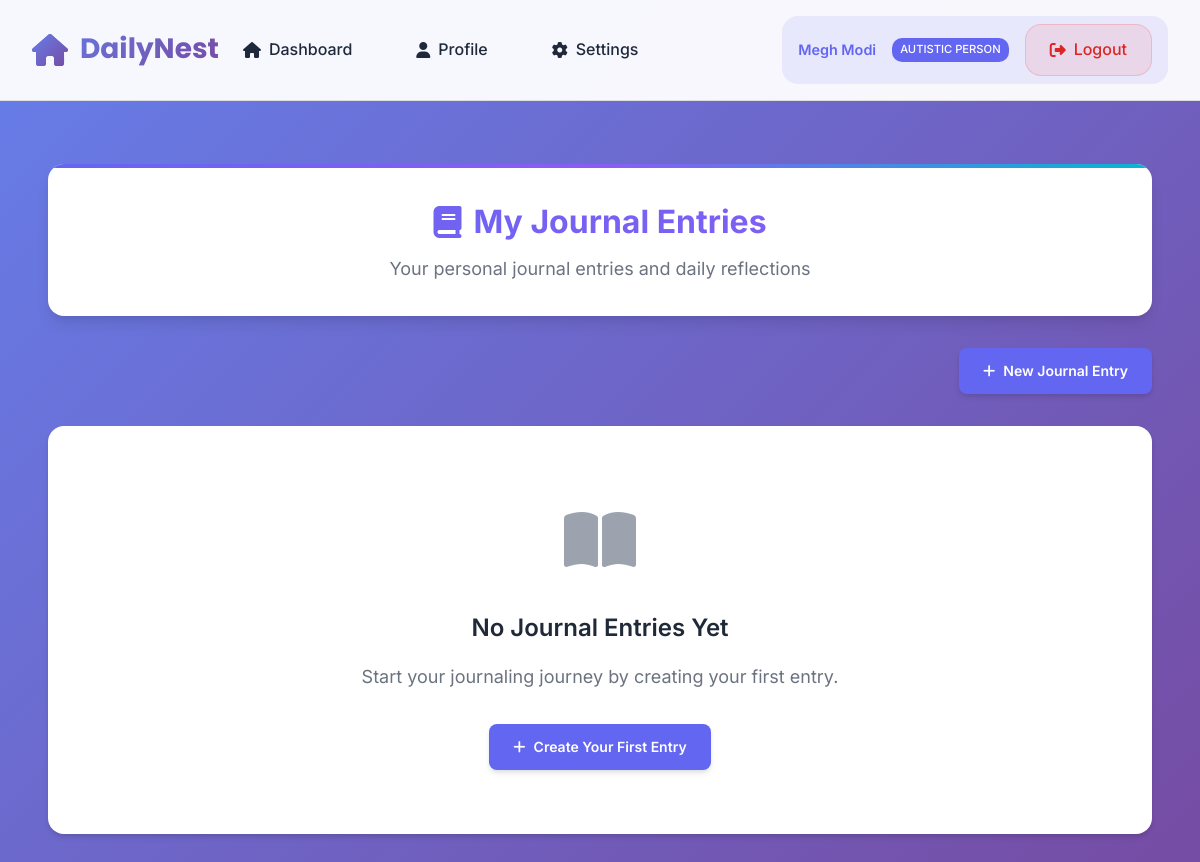
The page /journal/list/ (signed in) on the database as committed earlier.
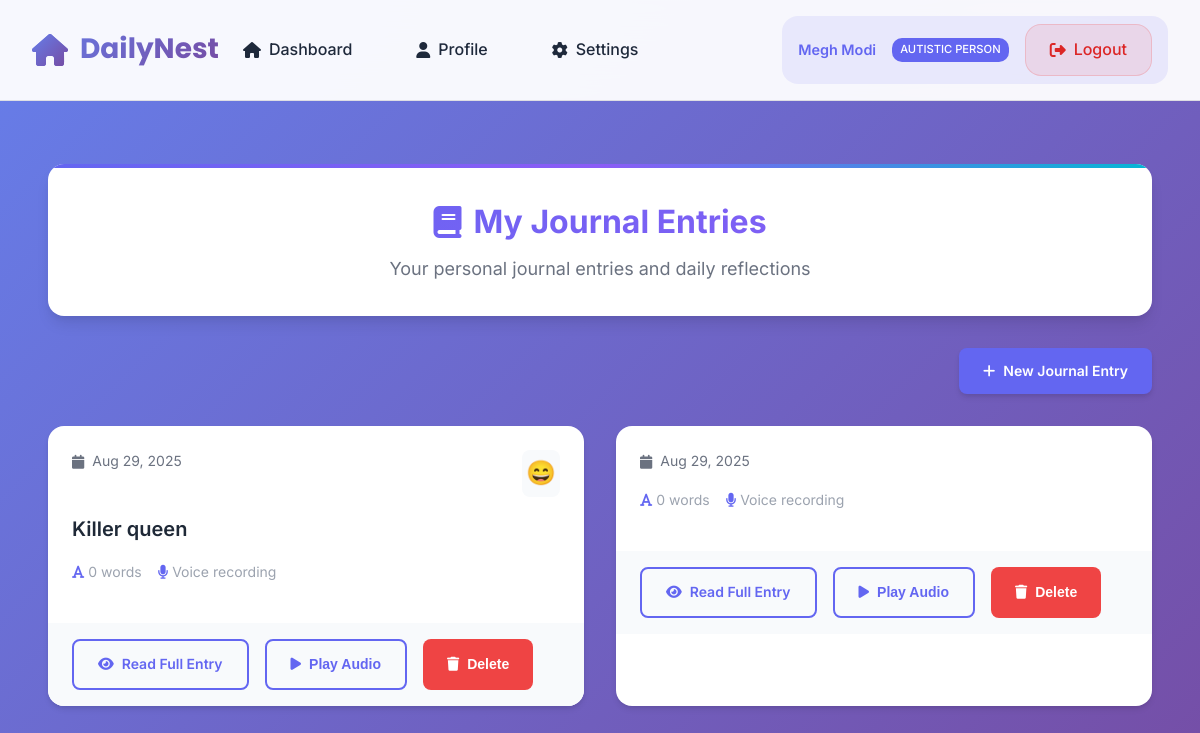
The same page on the database as committed later.
### DailyNest/models.py (models this page shows, shortened)
class CustomUser(AbstractUser):
    ROLE_CHOICES = [
        ('admin', 'Admin'),
        ('autistic_person', 'Autistic Person'),
    ]
    name = models.CharField(max_length=150, help_text="Full name of the user")
    email = models.EmailField(unique=True, help_text="Email address for login")
    role = models.CharField(max_length=20, choices=ROLE_CHOICES, default='autistic_person')
    created_at = models.DateTimeField(auto_now_add=True)
    caregiver_pin = models.CharField(max_length=128, blank=True, null=True, help_text="6-digit PIN for caregiver mode access")
    caregiver_mode_enabled = models.BooleanField(default=False, help_text="Whether caregiver mode is set up")
    phone = models.CharField(max_length=20, blank=True, null=True, help_text="Phone number")
    date_of_birth = models.DateField(blank=True, null=True, help_text="Date of birth")
    address = models.TextField(blank=True, null=True, help_text="Home address")
    emergency_contact = models.CharField(max_length=150, blank=True, null=True, help_text="Emergency contact name")
    emergency_phone = models.CharField(max_length=20, blank=True, null=True, help_text="Emergency contact phone")
    bio = models.TextField(blank=True, null=True, help_text="Personal bio or notes")
    profile_picture = models.ImageField(upload_to='profile_pics/', blank=True, null=True, help_text="Profile picture")
    USERNAME_FIELD = 'email'
    REQUIRED_FIELDS = ['username', 'name']

class JournalEntry(models.Model):
    MOOD_CHOICES = [
        (1, 'Very Sad'),
        (2, 'Sad'),
        (3, 'Neutral'),
        (4, 'Happy'),
        (5, 'Very Happy'),
    ]
    user = models.ForeignKey(
        CustomUser,
        on_delete=models.CASCADE,
        related_name='journal_entries',
        limit_choices_to={'role': 'autistic_person'}
    )
    title = models.CharField(max_length=200, null=True, blank=True, help_text="Optional title for the journal entry")
    content = models.TextField(null=True, blank=True, help_text="Transcribed content from voice recording")
    audio_file = models.FileField(upload_to='journal_audio/', null=True, blank=True, help_text="Original voice recording")
    transcription_confidence = models.FloatField(null=True, blank=True, help_text="Confidence score from Whisper transcription")
    mood_rating = models.IntegerField(choices=MOOD_CHOICES, null=True, blank=True, help_text="Self-reported mood rating")
    word_count = models.IntegerField(default=0, help_text="Number of words in the entry")
    is_private = models.BooleanField(default=False, help_text="Hide from caregivers if true")
    created_at = models.DateTimeField(auto_now_add=True)
    updated_at = models.DateTimeField(auto_now=True)
    class Meta:
        ordering = ['-created_at']
        verbose_name = 'Journal Entry'
        verbose_name_plural = 'Journal Entries'

### DailyNest/views.py (the view)
# urls.py: path('journal/list/', views.journal_list, name='journal_list'),
@login_required
def journal_list(request):
    if request.user.role == 'caregiver':
        caregiver_relationships = CaregiverRelationship.objects.filter(caregiver=request.user)
        autistic_users = [rel.autistic_person for rel in caregiver_relationships]
        journal_entries = JournalEntry.objects.filter(
            user__in=autistic_users,
            is_private=False
        ).order_by('-created_at')
    else:
        journal_entries = JournalEntry.objects.filter(user=request.user).order_by('-created_at')
    return render(request, 'journal/journal_list.html', {
        'journal_entries': journal_entries,
        'is_caregiver': request.user.role == 'caregiver'
    })

### DailyNest/templates/journal/journal_list.html (shortened to what this page needs)
{% extends 'base.html' %}
{% block content %}
<div class="journal-list-container">
    <div class="journal-header">
        <h1><i class="fas fa-book"></i>
            {% if is_caregiver %}
                Journal Entries from Your Autistic Persons
            {% else %}
                My Journal Entries
            {% endif %}
        </h1>
        <p>
            {% if is_caregiver %}
                View and track the daily reflections and thoughts shared by your autistic persons
            {% else %}
                Your personal journal entries and daily reflections
            {% endif %}
        </p>
    </div>
    {% if not is_caregiver %}
        <div class="action-bar">
            <a href="{% url 'daily_journal' %}" class="btn btn-primary">
                <i class="fas fa-plus"></i>
                <span>New Journal Entry</span>
            </a>
        </div>
    {% endif %}
    {% if journal_entries %}
        <div class="journal-grid">
            {% for entry in journal_entries %}
                <div class="journal-card">
                    <div class="journal-card-header">
                        <div class="journal-meta">
                            <div class="author-info">
                                <div class="entry-date">
                                    <i class="fas fa-calendar"></i>
                                    {{ entry.created_at|date:"M d, Y" }}
                                </div>
                            </div>
                            {% if entry.mood_rating %}
                                <div class="mood-indicator mood-{{ entry.mood_rating }}">
                                    {% if entry.mood_rating == 1 %}😢
                                    {% elif entry.mood_rating == 2 %}😔
                                    {% elif entry.mood_rating == 3 %}😐
                                    {% elif entry.mood_rating == 4 %}😊
                                    {% elif entry.mood_rating == 5 %}😄
                                    {% endif %}
                                </div>
                            {% endif %}
                        </div>
                    </div>
                    <div class="journal-card-body">
                        {% if entry.title %}
                            <h3 class="journal-title">{{ entry.title }}</h3>
                        {% endif %}
                        <div class="journal-stats">
                            <div class="stat">
                                <i class="fas fa-font"></i>
                                <span>{{ entry.word_count }} words</span>
                            </div>
                            {% if entry.audio_file %}
                                <div class="stat">
                                    <i class="fas fa-microphone"></i>
                                    <span>Voice recording</span>
                                </div>
                            {% endif %}
                        </div>
                    </div>
                    <div class="journal-card-footer">
                        <a href="{% url 'journal_detail' entry.id %}" class="btn btn-outline">
                            <i class="fas fa-eye"></i>
                            <span>Read Full Entry</span>
                        </a>
                        {% if entry.audio_file %}
                            <button class="btn btn-outline play-audio" data-audio-url="{{ entry.audio_file.url }}">
                                <i class="fas fa-play"></i>
                                <span>Play Audio</span>
                            </button>
                        {% endif %}
                        {% if not is_caregiver %}
                            <button class="btn btn-danger delete-entry" data-journal-id="{{ entry.id }}">
                                <i class="fas fa-trash"></i>
                                <span>Delete</span>
                            </button>
                        {% endif %}
                    </div>
                </div>
            {% endfor %}
        </div>
    {% else %}
        <div class="empty-state">
            <div class="empty-icon">
                <i class="fas fa-book-open"></i>
            </div>
            <h3>No Journal Entries Yet</h3>
            <p>
                {% if is_caregiver %}
                    No journal entries have been shared by your autistic persons yet.
                {% else %}
                    Start your journaling journey by creating your first entry.
                {% endif %}
            </p>
            {% if not is_caregiver %}
                <a href="{% url 'daily_journal' %}" class="btn btn-primary">
                    <i class="fas fa-plus"></i>
                    <span>Create Your First Entry</span>
                </a>
            {% endif %}
        </div>
    {% endif %}
</div>
{% endblock %}

### DailyNest/templates/base.html (shortened to what this page needs)
{% load static %}
<!DOCTYPE html>
<html lang="en">
<head>
    <link rel="stylesheet" href="https://cdnjs.cloudflare.com/ajax/libs/font-awesome/6.4.0/css/all.min.css">
</head>
<body data-theme="light" data-font-size="medium" data-reduce-animations="false">
    <nav class="navbar">
        <a href="/" class="navbar-brand">
            <i class="fas fa-home"></i>
            DailyNest
        </a>
        <div class="navbar-links">
            {% if user.is_authenticated %}
                <a href="/" class="nav-link">
                    <i class="fas fa-home"></i>
                    <span>Dashboard</span>
                </a>
                <a href="{% url 'profile' %}" class="nav-link">
                    <i class="fas fa-user"></i>
                    <span>Profile</span>
                </a>
                <a href="{% url 'emotion_settings' %}" class="nav-link">
                    <i class="fas fa-cog"></i>
                    <span>Settings</span>
                </a>
                <div class="user-menu">
                    <span class="user-greeting">{{ user.name }}</span>
                    <div class="user-role-badge">{{ user.get_role_display }}</div>
                    <a href="{% url 'logout' %}" class="nav-link logout-link">
                        <i class="fas fa-sign-out-alt"></i>
                        <span>Logout</span>
                    </a>
                </div>
            {% endif %}
        </div>
    </nav>
    <main class="main-content">
        <div class="container">
            {% block content %}{% endblock %}
        </div>
    </main>
</body>
</html>

### DailyNest/templates/base.html (style rules this page uses)
:root { --primary-gradient: linear-gradient(135deg, #667eea 0%, #764ba2 100%); --secondary-gradient: linear-gradient(135deg, #f093fb 0%, #f5576c 100%); --accent-gradient: linear-gradient(135deg, #4facfe 0%, #00f2fe 100%); --calm-blue: #6366f1; --soft-green: #10b981; --gentle-purple: #8b5cf6; --warm-orange: #f59e0b; --soothing-teal: #06b6d4; --bg-light: #f8fafc; --bg-dark: #0f172a; --surface-light: #ffffff; --surface-dark: #1e293b; --text-light: #1e293b; --text-dark: #f1f5f9; --focus-ring: 0 0 0 3px rgba(99, 102, 241, 0.3); --border-radius: 16px; --border-radius-lg: 24px; --transition: all 0.3s cubic-bezier(0.4, 0, 0.2, 1); --shadow-sm: 0 1px 2px 0 rgba(0, 0, 0, 0.05); --shadow-md: 0 4px 6px -1px rgba(0, 0, 0, 0.1), 0 2px 4px -1px rgba(0, 0, 0, 0.06); --shadow-lg: 0 10px 15px -3px rgba(0, 0, 0, 0.1), 0 4px 6px -2px rgba(0, 0, 0, 0.05); --shadow-xl: 0 20px 25px -5px rgba(0, 0, 0, 0.1), 0 10px 10px -5px rgba(0, 0, 0, 0.04); }
* { margin: 0; padding: 0; box-sizing: border-box; }
body { font-family: 'Inter', -apple-system, BlinkMacSystemFont, 'Segoe UI', Roboto, sans-serif; line-height: 1.6; color: var(--text-light); background: var(--bg-light); transition: var(--transition); overflow-x: hidden; }
body[data-font-size="medium"] { font-size: 16px; }
.navbar { position: fixed; top: 0; left: 0; right: 0; z-index: 1000; background: rgba(255, 255, 255, 0.95); backdrop-filter: blur(20px); border-bottom: 1px solid rgba(0, 0, 0, 0.1); padding: 1rem 2rem; display: flex; justify-content: space-between; align-items: center; transition: var(--transition); }
.navbar-brand { font-family: 'Poppins', sans-serif; font-size: 1.75rem; font-weight: 700; background: var(--primary-gradient); -webkit-background-clip: text; -webkit-text-fill-color: transparent; background-clip: text; display: flex; align-items: center; gap: 0.75rem; text-decoration: none; }
.navbar-brand i { background: var(--primary-gradient); -webkit-background-clip: text; -webkit-text-fill-color: transparent; background-clip: text; font-size: 2rem; }
.navbar-links { display: flex; gap: 1rem; align-items: center; flex: 1; justify-content: flex-end; }
.nav-link { text-decoration: none; color: var(--text-light); font-weight: 500; padding: 0.75rem 1.5rem; border-radius: var(--border-radius); display: flex; align-items: center; gap: 0.5rem; transition: var(--transition); position: relative; overflow: hidden; }
.nav-link::before { content: ''; position: absolute; top: 0; left: -100%; width: 100%; height: 100%; background: var(--primary-gradient); transition: var(--transition); z-index: -1; }
.user-menu { display: flex; align-items: center; gap: 1rem; padding: 0.5rem 1rem; background: rgba(99, 102, 241, 0.1); border-radius: var(--border-radius); margin-left: auto; }
.user-greeting { font-weight: 600; font-size: 0.9rem; color: var(--calm-blue); }
.user-role-badge { font-size: 0.7rem; padding: 0.2rem 0.5rem; background: var(--calm-blue); color: white; border-radius: 10px; text-transform: uppercase; font-weight: 500; white-space: nowrap; }
.logout-link { background: rgba(239, 68, 68, 0.1); color: #dc2626 !important; border: 1px solid rgba(239, 68, 68, 0.2); }
.main-content { margin-top: 100px; min-height: calc(100vh - 100px); padding: 2rem; }
.container { max-width: 1200px; margin: 0 auto; }
.btn { padding: 1rem 2rem; border: none; border-radius: var(--border-radius); font-weight: 600; font-size: 1rem; cursor: pointer; transition: var(--transition); display: inline-flex; align-items: center; gap: 0.5rem; text-decoration: none; position: relative; overflow: hidden; }
.btn-primary { background: var(--primary-gradient); color: white; box-shadow: var(--shadow-md); }

Rows that differ between the two databases and show on the page:
added JournalEntry: created_at "Aug 29, 2025", title "Killer queen", word_count "0", shows "Voice recording"
added JournalEntry: created_at "Aug 29, 2025", word_count "0", shows "Voice recording"
Other text that changed with them:
text no longer shown: "No Journal Entries Yet Start your journaling journey by creating your first entry. Create Your First Entry"
